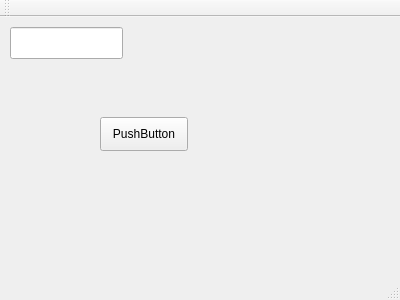
<?xml version="1.0" encoding="UTF-8"?>
<ui version="4.0">
 <class>threadTry</class>
 <widget class="QMainWindow" name="threadTry">
  <property name="geometry">
   <rect>
    <x>0</x>
    <y>0</y>
    <width>400</width>
    <height>300</height>
   </rect>
  </property>
  <property name="windowTitle">
   <string>threadTry</string>
  </property>
  <widget class="QWidget" name="centralWidget">
   <widget class="QPushButton" name="pushButton">
    <property name="geometry">
     <rect>
      <x>100</x>
      <y>100</y>
      <width>88</width>
      <height>34</height>
     </rect>
    </property>
    <property name="text">
     <string>PushButton</string>
    </property>
   </widget>
   <widget class="QLineEdit" name="lineEdit">
    <property name="geometry">
     <rect>
      <x>10</x>
      <y>10</y>
      <width>113</width>
      <height>32</height>
     </rect>
    </property>
   </widget>
  </widget>
  <widget class="QMenuBar" name="menuBar">
   <property name="geometry">
    <rect>
     <x>0</x>
     <y>0</y>
     <width>400</width>
     <height>30</height>
    </rect>
   </property>
  </widget>
  <widget class="QToolBar" name="mainToolBar">
   <attribute name="toolBarArea">
    <enum>TopToolBarArea</enum>
   </attribute>
   <attribute name="toolBarBreak">
    <bool>false</bool>
   </attribute>
  </widget>
  <widget class="QStatusBar" name="statusBar"/>
 </widget>
 <layoutdefault spacing="6" margin="11"/>
 <resources/>
 <connections/>
</ui>
